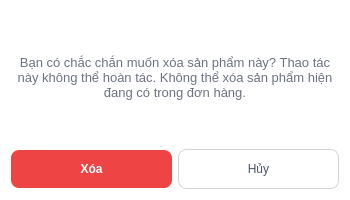
<?xml version="1.0" encoding="UTF-8"?>
<ui version="4.0">
 <class>Dialog</class>
 <widget class="QDialog" name="Dialog">
  <property name="geometry">
   <rect>
    <x>0</x>
    <y>0</y>
    <width>350</width>
    <height>200</height>
   </rect>
  </property>
  <property name="windowTitle">
   <string>Dialog</string>
  </property>
  <property name="styleSheet">
   <string notr="true">/* 1. Tổng thể Cửa sổ Dialog */
QDialog#Dialog {
    background-color: #ffffff;
    font-family: &quot;Inter&quot;, &quot;Segoe UI&quot;, sans-serif;
}

/* 2. Nội dung thông báo cảnh báo */
QLabel#lblCanhBao {
     font-size: 13px;
    font-weight: 400; /* Regular cấp độ 4 [cite: 64] */
    color: #6b7280;   /* Màu xám nhạt để làm dịu thông tin phụ */
}

/* 3. Nút XÓA (Màu đỏ rực rỡ - Red Danger) */
QPushButton#btnXoa {
    background-color: #ef4444; /* Màu đỏ thương hiệu từ Figma */
    color: #ffffff;
    font-weight: 700;
    border: none;
    border-radius: 8px; /* Bo góc đồng bộ deleteNV.png */
    padding: 12px 24px;
    min-width: 100px;
}

QPushButton#btnXoa:hover {
    background-color: #dc2626; /* Đỏ đậm hơn khi di chuột qua */
}

/* 4. Nút HỦY (Màu trắng viền xám - Secondary) */
QPushButton#btnHuy {
    background-color: #ffffff;
    color: #4b5563;
    border: 1px solid #d1d5db; /* Viền xám mảnh chuẩn Figma */
    border-radius: 8px;
    padding: 12px 24px;
    min-width: 100px;
}

QPushButton#btnHuy:hover {
    background-color: #f3f4f6; /* Xám cực nhạt khi hover */
}</string>
  </property>
  <layout class="QVBoxLayout" name="verticalLayout">
   <item>
    <widget class="QLabel" name="lblCanhBao">
     <property name="text">
      <string>Bạn có chắc chắn muốn xóa sản phẩm này? Thao tác này không thể hoàn tác. Không thể xóa sản phẩm hiện đang có trong đơn hàng.</string>
     </property>
     <property name="alignment">
      <set>Qt::AlignCenter</set>
     </property>
     <property name="wordWrap">
      <bool>true</bool>
     </property>
    </widget>
   </item>
   <item>
    <layout class="QHBoxLayout" name="horizontalLayout">
     <item>
      <widget class="QPushButton" name="btnXoa">
       <property name="text">
        <string>Xóa</string>
       </property>
      </widget>
     </item>
     <item>
      <widget class="QPushButton" name="btnHuy">
       <property name="text">
        <string>Hủy</string>
       </property>
      </widget>
     </item>
    </layout>
   </item>
  </layout>
 </widget>
 <resources/>
 <connections/>
</ui>
